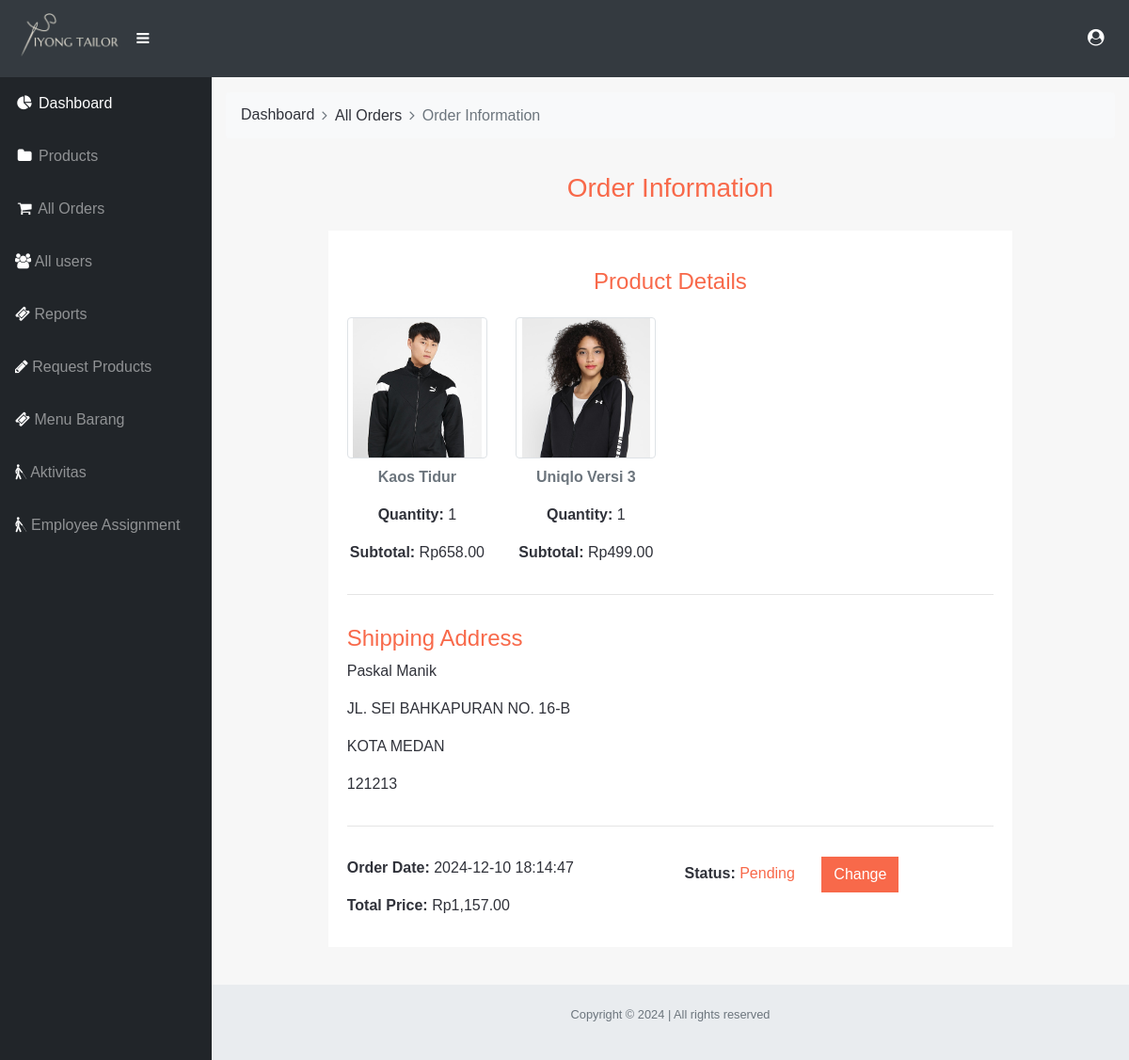
Page /admin/order-details.php?id=84 (signed in) on the committed database.
### tables this page shows
CREATE TABLE `orders` (
  `user_id` int(20) NOT NULL,
  `order_id` int(50) NOT NULL,
  `address` varchar(200) NOT NULL,
  `firstname` varchar(100) NOT NULL,
  `lastname` varchar(100) NOT NULL,
  `email` varchar(150) NOT NULL,
  `contact_no` text NOT NULL,
  `city` varchar(50) NOT NULL,
  `pincode` varchar(50) NOT NULL,
  `payment_mode` varchar(50) NOT NULL,
  `order_date` varchar(20) NOT NULL,
  `order_status` varchar(10) NOT NULL
);

CREATE TABLE `products` (
  `id` int(5) NOT NULL,
  `product_name` varchar(150) NOT NULL,
  `product_slider` varchar(20) NOT NULL,
  `product_price` int(5) NOT NULL,
  `product_stock` int(5) NOT NULL,
  `product_img` varchar(600) NOT NULL,
  `product_preview` varchar(1000) NOT NULL,
  `product_description` varchar(1000) NOT NULL
);

CREATE TABLE `order_items` (
  `order_item_id` int(11) NOT NULL,
  `order_id` int(50) DEFAULT NULL,
  `product_id` int(5) DEFAULT NULL,
  `product_price` int(10) DEFAULT NULL,
  `quantity` int(10) DEFAULT NULL
);

CREATE TABLE `users` (
  `user_id` int(11) NOT NULL,
  `firstname` varchar(100) NOT NULL,
  `lastname` varchar(100) NOT NULL,
  `email` varchar(150) NOT NULL,
  `contact_no` varchar(30) DEFAULT NULL,
  `role` enum('customer','admin','employee') NOT NULL DEFAULT 'customer',
  `password` varchar(255) NOT NULL,
  `is_verified` tinyint(1) DEFAULT 0,
  `verification_code` varchar(100) NOT NULL,
  `created_at` timestamp NOT NULL DEFAULT current_timestamp(),
  `updated_at` timestamp NOT NULL DEFAULT current_timestamp() ON UPDATE current_timestamp()
);

### admin/order-details.php (the view, shortened to what this page needs)
<?php
include './inc/header.php';
include './inc/sidebar.php';
include './inc/db_connect.php';
$oid = $_GET['id'];
?>
<div id="content-wrapper">
  <div class="container-fluid">
    <nav aria-label="breadcrumb">
      <ol class="breadcrumb arr-right bg-light">
        <li class="breadcrumb-item"><a href="index.php">Dashboard</a></li>
        <li class="breadcrumb-item"><a href="orders.php">All Orders</a></li>
        <li class="breadcrumb-item active" aria-current="page">Order Information</li>
      </ol>
    </nav>
    <section>
      <div class="container-fluid">
        <div class="row">
          <div class="col-md-1"></div>
          <div class="col-md-10 my-3">
            <h3 class="text-orange text-center py-1">Order Information</h3>
            <div class="container">
              <div class="custom-card my-4 py-3">
                <?php
                $query = "
                  SELECT
                    o.order_id,
                    o.order_date,
                    o.order_status,
                    o.payment_mode,
                    u.firstname,
                    u.lastname,
                    o.address,
                    o.city,
                    o.pincode,
                    p.product_name,
                    p.product_img,
                    oi.quantity,
                    (oi.quantity * oi.product_price) AS sub_total
                  FROM orders o
                  JOIN order_items oi ON o.order_id = oi.order_id
                  JOIN products p ON oi.product_id = p.id
                  JOIN users u ON o.user_id = u.user_id
                  WHERE o.order_id = $oid
                ";
                $res = mysqli_query($conn, $query);
                $order_details = [];
                while ($row = mysqli_fetch_assoc($res)) {
                    $order_details[] = $row;
                }
                if (count($order_details) > 0) {
                ?>
                  <div class="row mt-4">
                    <div class="col-12 text-center">
                      <h4 class="text-orange">Product Details</h4>
                    </div>
                  </div>
                  <div class="row mt-3">
                    <?php foreach ($order_details as $item): ?>
                      <div class="col-md-3 text-center">
                        <img
                          class="img-fluid product-img mb-2 border rounded"
                          src="./<?php echo htmlspecialchars($item['product_img']); ?>"
                          alt="Product Image"
                          style="max-height: 150px; width: auto;">
                        <p class="text-muted font-weight-bold"><?php echo htmlspecialchars($item['product_name']); ?></p>
                        <p><strong>Quantity:</strong> <?php echo htmlspecialchars($item['quantity']); ?></p>
                        <p><strong>Subtotal:</strong> Rp<?php echo number_format($item['sub_total'], 2); ?></p>
                      </div>
                    <?php endforeach; ?>
                  </div>
                  <hr class="py-2">
                  <div class="row">
                    <div class="col-md-6">
                      <h4 class="text-orange">Shipping Address</h4>
                      <p><?php echo htmlspecialchars($order_details[0]["firstname"] . ' ' . $order_details[0]["lastname"]); ?></p>
                      <p><?php echo htmlspecialchars($order_details[0]["address"]); ?></p>
                      <p><?php echo htmlspecialchars($order_details[0]["city"]); ?></p>
                      <p><?php echo htmlspecialchars($order_details[0]["pincode"]); ?></p>
                    </div>
                  </div>
                  <hr class="py-2">
                  <div class="row">
                    <div class="col-md-6">
                      <p><strong>Order Date:</strong> <?php echo $order_details[0]["order_date"]; ?></p>
                      <p><strong>Total Price:</strong> Rp<?php echo number_format(array_sum(array_column($order_details, 'sub_total')), 2); ?></p>
                    </div>
                    <div class="col-md-6">
                      <p><strong>Status:</strong> <span class="text-orange"><?php echo $order_details[0]["order_status"]; ?></span>
                        <a href="javascript:void(0);" class="btn custom-btn ml-4" data-toggle="modal" data-target="#statusChangeModal">Change</a>
                      </p>
                    </div>
                  </div>
                <?php } else { ?>
                  <div class="alert alert-danger text-center">Order not found!</div>
                <?php } ?>
              </div>
            </div>
          </div>
          <div class="col-md-1"></div>
        </div>
      </div>
    </section>
  </div>
</div>
<?php
include './inc/footer.php';
?>

### css/styles.css (style rules this page uses)
body { background-color: #F7F7F7; color:#30323A; font-family: 'Titillium Web', sans-serif; }
.custom-btn { color: #fff !important; background-color: #F8694A; border-radius: 0; }
a { color: #30323A; outline: none; }
.breadcrumb { background-color: transparent; }
.custom-card { background: #fff; padding: 20px; }
.btn { border-radius: 0; }
a, a img ,.product, div { outline : none !important; }
.text-orange { color: #f8694a; }
.breadcrumb-item+.breadcrumb-item::before { display: inline-block; padding-right: .5rem; color: #6c757d; font-family: 'FontAwesome'; content: "\f105"!important; }
.product-img { height: 240px !important; width: 240px !important; object-fit: contain; }

### rows in the picture
orders: products.product_img (picture), products.product_name "Kaos Tidur", order_items.quantity "1", sub_total "658.00", products.product_name "Uniqlo Versi 3", sub_total "499.00", address "JL. SEI BAHKAPURAN NO. 16-B", city "KOTA MEDAN", pincode "121213", order_date "2024-12-10 18:14:47", order_status "Pending"
users: firstname+lastname "Paskal Manik"

### other values in the picture
array_sum(array_column($order_details, 'sub_total')) "1,157.00"
